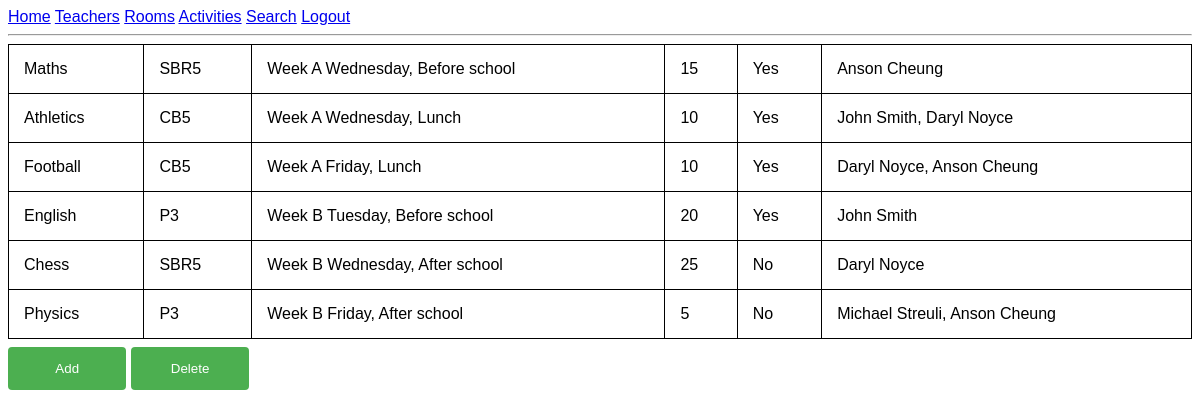
The app's page /activities (signed in) with its own data.
### models.py (models this page shows, shortened)
class Activity(db.Model):
    id = db.Column(db.Integer, primary_key=True)
    a_name = db.Column(db.String(64))
    r_id = db.Column(db.Integer(), db.ForeignKey('room.id'))
    week = db.Column(db.String(64))
    day = db.Column(db.String(64))
    time = db.Column(db.String(64))
    max_attendees = db.Column(db.String(64))
    food_supplied = db.Column(db.String(64))
    teachers = db.relationship('Teacher', secondary='teacher_activity_link')
    def iterable(self):
        teacher_list = [f'{t.f_name} {t.s_name}, ' for t in self.teachers]
        teacher_list_str = ''
        for teacher in teacher_list:
            teacher_list_str += teacher
        teacher_list_str = teacher_list_str[:-2]
        return [self.a_name, self.room.r_name, self.week, self.day, self.time, self.max_attendees, self.food_supplied, teacher_list_str]
    def iterable_datetime(self):
        arr = self.iterable()
        datetime = f'Week {self.week} {self.day}, {self.time}'
        arr.pop(2)
        arr.pop(2)
        arr.pop(2)
        arr.insert(2, datetime)
        return arr

class Room(db.Model):
    id = db.Column(db.Integer, primary_key=True)
    r_name = db.Column(db.String(64))
    building = db.Column(db.String(64))
    activities = db.relationship('Activity', backref='room')

### app.py (the view, shortened to what this page needs)
@app.route('/activities', methods=['GET', 'POST'])
@login_required
def activities():
    add_activity_form = AddActivityForm()
    find_times_form = FindTimesForm()
    find_rooms_form = FindRoomsForm()
    delete_activity_form = DeleteActivityForm()
    activities_table = [activity.iterable_datetime() for activity in Activity.query.all()]
    def datetime_sorter(combined_datetime):
        weeks = ['A', 'B']
        days = ['Monday', 'Tuesday', 'Wednesday', 'Thursday', 'Friday']
        times = ['Before school', 'Lunch', 'After school']
        combined_datetime = combined_datetime.split()
        week = combined_datetime[1]
        day = combined_datetime[2][:-1]
        time = combined_datetime[3]
        try:
            time += ' ' + combined_datetime[4]
        except IndexError:
            pass
        week = weeks.index(week)
        day = days.index(day)
        time = times.index(time)
        return (week * 7 + day) * 3 + time
    activities_table = sorted(activities_table, key=lambda x: datetime_sorter(x[2]))
    show_options = {
        'edit_id': False,
        'edit': False,
        'add': False,
        'delete': False,
        'find_times': False,
        'find_rooms': False
    }
    data = request.form
    if 'add' in data:
        show_options['add'] = True
        redirect('activities')
    if 'edit' in data:
        show_options['edit_id'] = True
        redirect('activities')
    if 'delete' in data:
        show_options['delete'] = True
        redirect('activities')
    if 'find_times' in data:
        show_options['find_times'] = True
        redirect('activities')
    if 'find_rooms' in data:
        show_options['find_rooms'] = True
        redirect('activities')
    return render_template('activities.html', activities_table=activities_table, add_activity_form=add_activity_form, show_options=show_options,
                           find_times_form=find_times_form, find_rooms_form=find_rooms_form, delete_activity_form=delete_activity_form)

### forms.py
class AddActivityForm(FlaskForm):
    a_name = StringField('Activity name', validators=[DataRequired()], render_kw={'placeholder': 'Activity Name'})
    r_name = StringField('Room name', validators=[DataRequired()], render_kw={'placeholder': 'Room Name'})
    week = SelectField('Date time', choices=[('A', 'A'), ('B', 'B')], validators=[DataRequired()])
    day = SelectField('Date time', choices=[('Monday', 'Monday'), ('Tuesday', 'Tuesday'), ('Wednesday', 'Wednesday'), ('Thursday', 'Thursday'),
                                            ('Friday', 'Friday')], validators=[DataRequired()])
    time = SelectField('Date time', choices=[('Before school', 'Before school'), ('Lunch', 'Lunch'), ('After school', 'After school')],
                       validators=[DataRequired()])
    max_attendees = StringField('Max attendees', validators=[DataRequired()], render_kw={'placeholder': 'Max Attendees'})
    food_supplied = RadioField('Food supplied?', choices=[('Yes', 'Yes'), ('No', 'No')])
    teacher_list = FieldList(StringField(), min_entries=0)
    submit_add = SubmitField('Submit')

class FindTimesForm(FlaskForm):
    room = StringField('Room', validators=[DataRequired()], render_kw={'placeholder': 'Room Name'})
    submit_find_times = SubmitField('Find available times in this room')

### models.py (called while the page is built)
@login.user_loader
def load_user(user_id):
    return User.query.get(int(user_id))

### templates/activities.html (shortened to what this page needs)
{% extends "base.html" %}
{% block content %}
<table>
    {% for activity in activities_table %}
        <tr>
        {% for item in activity %}
            <td>{{ item }}</td>
        {% endfor %}
        </tr>
    {% endfor %}
</table>
    <form action="" method="post" novalidate>
<input type="submit" value="Add" name="add">
<input type="submit" value="Delete" name="delete">
</form>
{% endblock %}

### static/stylesheets/CSS.css (style rules this page uses)
html { font-family: "Lucida Sans", sans-serif; }
input[type=submit] { width: 10%; background-color: #4CAF50; color: white; padding: 14px 20px; margin: 8px 0; border: none; border-radius: 4px; cursor: pointer; }
table { width: 100%; border-collapse: collapse; }
table, th, td { border: 1px solid black; }
th, td { padding: 15px; }

### records on screen
Activity: a_name "Maths", max_attendees "15", food_supplied "Yes"
Room: r_name "SBR5"
Activity: a_name "Athletics", max_attendees "10", food_supplied "Yes"
Room: r_name "CB5"
Activity: a_name "Football", max_attendees "10", food_supplied "Yes"
Activity: a_name "English", max_attendees "20", food_supplied "Yes"
Room: r_name "P3"
Activity: a_name "Chess", max_attendees "25", food_supplied "No"
Activity: a_name "Physics", food_supplied "No"

### other values on screen
{{ item }} "Week A Wednesday, Before school" "Anson Cheung" "Week A Wednesday, Lunch" "John Smith, Daryl Noyce" "Week A Friday, Lunch" "Daryl Noyce, Anson Cheung" "Week B Tuesday, Before school" "John Smith" "Week B Wednesday, After school" "Daryl Noyce" "Week B Friday, After school" "5" "Michael Streuli, Anson Cheung"
